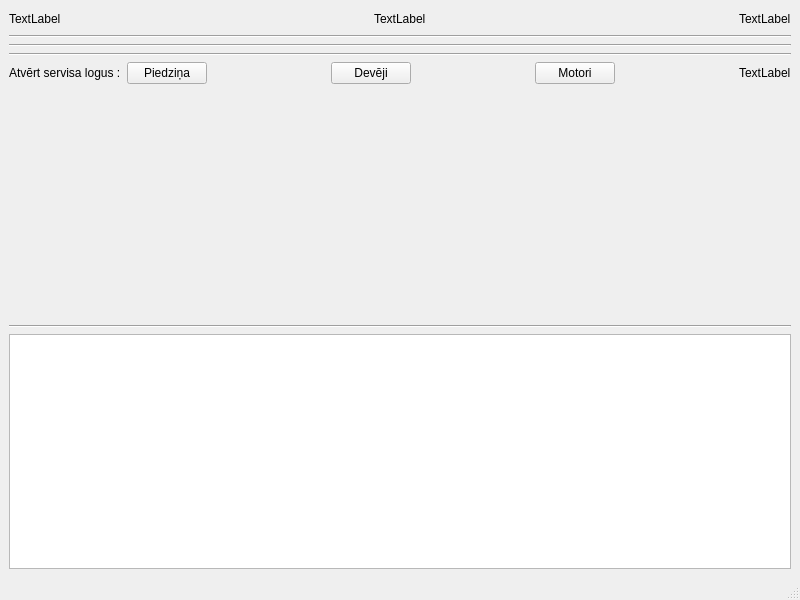
<?xml version="1.0" encoding="UTF-8"?>
<ui version="4.0">
 <class>HWService</class>
 <widget class="QMainWindow" name="HWService">
  <property name="geometry">
   <rect>
    <x>0</x>
    <y>0</y>
    <width>800</width>
    <height>600</height>
   </rect>
  </property>
  <property name="windowTitle">
   <string>MainWindow</string>
  </property>
  <widget class="QWidget" name="centralwidget">
   <layout class="QVBoxLayout" name="verticalLayout_3">
    <item>
     <layout class="QHBoxLayout" name="horizontalLayout">
      <item>
       <widget class="QLabel" name="label_Sauka">
        <property name="text">
         <string>TextLabel</string>
        </property>
       </widget>
      </item>
      <item>
       <spacer name="horizontalSpacer">
        <property name="orientation">
         <enum>Qt::Horizontal</enum>
        </property>
        <property name="sizeHint" stdset="0">
         <size>
          <width>40</width>
          <height>20</height>
         </size>
        </property>
       </spacer>
      </item>
      <item>
       <widget class="QLabel" name="label_3">
        <property name="text">
         <string>TextLabel</string>
        </property>
       </widget>
      </item>
      <item>
       <spacer name="horizontalSpacer_2">
        <property name="orientation">
         <enum>Qt::Horizontal</enum>
        </property>
        <property name="sizeHint" stdset="0">
         <size>
          <width>40</width>
          <height>20</height>
         </size>
        </property>
       </spacer>
      </item>
      <item>
       <widget class="QLabel" name="label_2">
        <property name="text">
         <string>TextLabel</string>
        </property>
       </widget>
      </item>
     </layout>
    </item>
    <item>
     <layout class="QHBoxLayout" name="horizontalLayout_2">
      <item>
       <layout class="QVBoxLayout" name="verticalLayout_2">
        <item>
         <widget class="Line" name="line">
          <property name="orientation">
           <enum>Qt::Horizontal</enum>
          </property>
         </widget>
        </item>
        <item>
         <widget class="Line" name="line_3">
          <property name="orientation">
           <enum>Qt::Horizontal</enum>
          </property>
         </widget>
        </item>
        <item>
         <widget class="Line" name="line_2">
          <property name="orientation">
           <enum>Qt::Horizontal</enum>
          </property>
         </widget>
        </item>
        <item>
         <layout class="QHBoxLayout" name="horizontalLayout_3">
          <item>
           <widget class="QLabel" name="label_5">
            <property name="text">
             <string>Atvērt servisa logus :</string>
            </property>
           </widget>
          </item>
          <item>
           <widget class="QPushButton" name="pushButton_actuator">
            <property name="text">
             <string>Piedziņa</string>
            </property>
           </widget>
          </item>
          <item>
           <spacer name="horizontalSpacer_4">
            <property name="orientation">
             <enum>Qt::Horizontal</enum>
            </property>
            <property name="sizeHint" stdset="0">
             <size>
              <width>40</width>
              <height>20</height>
             </size>
            </property>
           </spacer>
          </item>
          <item>
           <widget class="QPushButton" name="pushButton_sensor">
            <property name="text">
             <string>Devēji</string>
            </property>
           </widget>
          </item>
          <item>
           <spacer name="horizontalSpacer_5">
            <property name="orientation">
             <enum>Qt::Horizontal</enum>
            </property>
            <property name="sizeHint" stdset="0">
             <size>
              <width>40</width>
              <height>20</height>
             </size>
            </property>
           </spacer>
          </item>
          <item>
           <widget class="QPushButton" name="pushButton_invertor">
            <property name="text">
             <string>Motori</string>
            </property>
           </widget>
          </item>
          <item>
           <spacer name="horizontalSpacer_3">
            <property name="orientation">
             <enum>Qt::Horizontal</enum>
            </property>
            <property name="sizeHint" stdset="0">
             <size>
              <width>40</width>
              <height>20</height>
             </size>
            </property>
           </spacer>
          </item>
          <item>
           <widget class="QLabel" name="label_4">
            <property name="text">
             <string>TextLabel</string>
            </property>
           </widget>
          </item>
         </layout>
        </item>
       </layout>
      </item>
     </layout>
    </item>
    <item>
     <spacer name="verticalSpacer">
      <property name="orientation">
       <enum>Qt::Vertical</enum>
      </property>
      <property name="sizeHint" stdset="0">
       <size>
        <width>20</width>
        <height>40</height>
       </size>
      </property>
     </spacer>
    </item>
    <item>
     <widget class="Line" name="line_4">
      <property name="orientation">
       <enum>Qt::Horizontal</enum>
      </property>
     </widget>
    </item>
    <item>
     <layout class="QHBoxLayout" name="horizontalLayout_5">
      <item>
       <widget class="QTextEdit" name="textEdit"/>
      </item>
     </layout>
    </item>
   </layout>
  </widget>
  <widget class="QMenuBar" name="menubar">
   <property name="geometry">
    <rect>
     <x>0</x>
     <y>0</y>
     <width>800</width>
     <height>17</height>
    </rect>
   </property>
  </widget>
  <widget class="QStatusBar" name="statusbar"/>
 </widget>
 <resources/>
 <connections/>
</ui>
